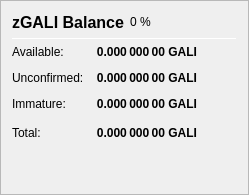
                   <widget class="QFrame" name="frame_ZerocoinBalances">
                    <property name="frameShape">
                     <enum>QFrame::StyledPanel</enum>
                    </property>
                    <property name="frameShadow">
                     <enum>QFrame::Raised</enum>
                    </property>
                    <layout class="QVBoxLayout" name="verticalLayout_7">
                     <item>
                      <layout class="QHBoxLayout" name="horizontalLayout_8" stretch="0,0,0">
                       <item>
                        <widget class="QLabel" name="label_5z_3">
                         <property name="minimumSize">
                          <size>
                           <width>0</width>
                           <height>20</height>
                          </size>
                         </property>
                         <property name="font">
                          <font>
                           <pointsize>12</pointsize>
                           <weight>75</weight>
                           <bold>true</bold>
                          </font>
                         </property>
                         <property name="text">
                          <string>zGALI Balance</string>
                         </property>
                        </widget>
                       </item>
                       <item>
                        <widget class="QLabel" name="labelzGALIPercent">
                         <property name="text">
                          <string notr="true">0 %</string>
                         </property>
                        </widget>
                       </item>
                       <item>
                        <spacer name="horizontalSpacer_11">
                         <property name="orientation">
                          <enum>Qt::Horizontal</enum>
                         </property>
                         <property name="sizeHint" stdset="0">
                          <size>
                           <width>40</width>
                           <height>20</height>
                          </size>
                         </property>
                        </spacer>
                       </item>
                      </layout>
                     </item>
                     <item>
                      <widget class="Line" name="line_ZerocoinBalance">
                       <property name="minimumSize">
                        <size>
                         <width>0</width>
                         <height>1</height>
                        </size>
                       </property>
                       <property name="maximumSize">
                        <size>
                         <width>16777215</width>
                         <height>1</height>
                        </size>
                       </property>
                       <property name="orientation">
                        <enum>Qt::Horizontal</enum>
                       </property>
                      </widget>
                     </item>
                     <item>
                      <layout class="QGridLayout" name="gridLayout_5">
                       <property name="spacing">
                        <number>12</number>
                       </property>
                       <item row="1" column="0">
                        <widget class="QLabel" name="labelzBalanceMatureText">
                         <property name="toolTip">
                          <string>Mature: more than 20 confirmation and more than 1 mint of the same denomination after it was minted.
These zGALI are spendable.</string>
                         </property>
                         <property name="text">
                          <string>Available:</string>
                         </property>
                        </widget>
                       </item>
                       <item row="1" column="1">
                        <widget class="QLabel" name="labelzBalanceMature">
                         <property name="font">
                          <font>
                           <weight>75</weight>
                           <bold>true</bold>
                          </font>
                         </property>
                         <property name="toolTip">
                          <string>Mature: more than 20 confirmation and more than 1 mint of the same denomination after it was minted.
These zGALI are spendable.</string>
                         </property>
                         <property name="text">
                          <string notr="true">0.000 000 00 GALI</string>
                         </property>
                         <property name="alignment">
                          <set>Qt::AlignRight|Qt::AlignTrailing|Qt::AlignVCenter</set>
                         </property>
                        </widget>
                       </item>
                       <item row="2" column="0">
                        <widget class="QLabel" name="labelzBalanceUnconfirmedText">
                         <property name="toolTip">
                          <string>Unconfirmed: less than 20 confirmations
Immature: confirmed, but less than 1 mint of the same denomination after it was minted</string>
                         </property>
                         <property name="text">
                          <string>Unconfirmed:</string>
                         </property>
                        </widget>
                       </item>
                       <item row="2" column="1">
                        <widget class="QLabel" name="labelzBalanceUnconfirmed">
                         <property name="font">
                          <font>
                           <weight>75</weight>
                           <bold>true</bold>
                          </font>
                         </property>
                         <property name="toolTip">
                          <string>Unconfirmed: less than 20 confirmations
Immature: confirmed, but less than 1 mint of the same denomination after it was minted</string>
                         </property>
                         <property name="text">
                          <string notr="true">0.000 000 00 GALI</string>
                         </property>
                         <property name="alignment">
                          <set>Qt::AlignRight|Qt::AlignTrailing|Qt::AlignVCenter</set>
                         </property>
                        </widget>
                       </item>
                       <item row="3" column="0">
                        <widget class="QLabel" name="labelzBalanceImmatureText">
                         <property name="toolTip">
                          <string>Unconfirmed: less than 20 confirmations
Immature: confirmed, but less than 1 mint of the same denomination after it was minted</string>
                         </property>
                         <property name="text">
                          <string>Immature:</string>
                         </property>
                        </widget>
                       </item>
                       <item row="3" column="1">
                        <widget class="QLabel" name="labelzBalanceImmature">
                         <property name="font">
                          <font>
                           <weight>75</weight>
                           <bold>true</bold>
                          </font>
                         </property>
                         <property name="toolTip">
                          <string>Unconfirmed: less than 20 confirmations
Immature: confirmed, but less than 1 mint of the same denomination after it was minted</string>
                         </property>
                         <property name="text">
                          <string notr="true">0.000 000 00 GALI</string>
                         </property>
                         <property name="alignment">
                          <set>Qt::AlignRight|Qt::AlignTrailing|Qt::AlignVCenter</set>
                         </property>
                        </widget>
                       </item>
                       <item row="4" column="0">
                        <widget class="QLabel" name="labelzBalanceText">
                         <property name="toolTip">
                          <string>Your current zGALI balance, unconfirmed and immature zGALI included.</string>
                         </property>
                         <property name="text">
                          <string>Total:</string>
                         </property>
                        </widget>
                       </item>
                       <item row="4" column="1">
                        <widget class="QLabel" name="labelzBalance">
                         <property name="font">
                          <font>
                           <weight>75</weight>
                           <bold>true</bold>
                          </font>
                         </property>
                         <property name="cursor">
                          <cursorShape>IBeamCursor</cursorShape>
                         </property>
                         <property name="toolTip">
                          <string>Your current zGALI balance, unconfirmed and immature zGALI included.</string>
                         </property>
                         <property name="text">
                          <string notr="true">0.000 000 00 GALI</string>
                         </property>
                         <property name="alignment">
                          <set>Qt::AlignRight|Qt::AlignTrailing|Qt::AlignVCenter</set>
                         </property>
                         <property name="textInteractionFlags">
                          <set>Qt::LinksAccessibleByMouse|Qt::TextSelectableByKeyboard|Qt::TextSelectableByMouse</set>
                         </property>
                        </widget>
                       </item>
                       <item row="4" column="2">
                        <spacer name="horizontalSpacer_4">
                         <property name="orientation">
                          <enum>Qt::Horizontal</enum>
                         </property>
                         <property name="sizeHint" stdset="0">
                          <size>
                           <width>40</width>
                           <height>20</height>
                          </size>
                         </property>
                        </spacer>
                       </item>
                      </layout>
                     </item>
                     <item>
                      <spacer name="verticalSpacer_4">
                       <property name="orientation">
                        <enum>Qt::Vertical</enum>
                       </property>
                       <property name="sizeHint" stdset="0">
                        <size>
                         <width>20</width>
                         <height>40</height>
                        </size>
                       </property>
                      </spacer>
                     </item>
                    </layout>
                   </widget>
